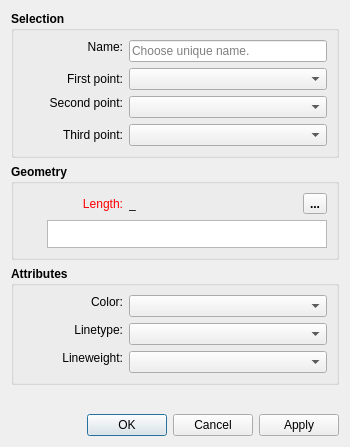
<?xml version="1.0" encoding="UTF-8"?>
<ui version="4.0">
 <class>DialogShoulderPoint</class>
 <widget class="QDialog" name="DialogShoulderPoint">
  <property name="geometry">
   <rect>
    <x>0</x>
    <y>0</y>
    <width>350</width>
    <height>447</height>
   </rect>
  </property>
  <property name="minimumSize">
   <size>
    <width>270</width>
    <height>0</height>
   </size>
  </property>
  <property name="windowTitle">
   <string>Point - Length to Line</string>
  </property>
  <property name="windowIcon">
   <iconset resource="../../../vmisc/share/resources/icon.qrc">
    <normaloff>:/icon/64x64/icon64x64.png</normaloff>:/icon/64x64/icon64x64.png</iconset>
  </property>
  <property name="locale">
   <locale language="English" country="UnitedStates"/>
  </property>
  <layout class="QVBoxLayout" name="verticalLayout_4">
   <item>
    <widget class="QGroupBox" name="selection_GroupBox">
     <property name="sizePolicy">
      <sizepolicy hsizetype="Expanding" vsizetype="Preferred">
       <horstretch>0</horstretch>
       <verstretch>0</verstretch>
      </sizepolicy>
     </property>
     <property name="font">
      <font>
       <pointsize>9</pointsize>
       <bold>true</bold>
      </font>
     </property>
     <property name="title">
      <string>Selection</string>
     </property>
     <layout class="QVBoxLayout" name="verticalLayout">
      <item>
       <layout class="QFormLayout" name="formLayout">
        <property name="fieldGrowthPolicy">
         <enum>QFormLayout::ExpandingFieldsGrow</enum>
        </property>
        <property name="labelAlignment">
         <set>Qt::AlignRight|Qt::AlignTrailing|Qt::AlignVCenter</set>
        </property>
        <item row="0" column="0">
         <widget class="QLabel" name="labelEditNamePoint">
          <property name="sizePolicy">
           <sizepolicy hsizetype="Fixed" vsizetype="Fixed">
            <horstretch>0</horstretch>
            <verstretch>0</verstretch>
           </sizepolicy>
          </property>
          <property name="minimumSize">
           <size>
            <width>100</width>
            <height>0</height>
           </size>
          </property>
          <property name="font">
           <font>
            <pointsize>9</pointsize>
            <bold>false</bold>
           </font>
          </property>
          <property name="text">
           <string>Name:</string>
          </property>
          <property name="alignment">
           <set>Qt::AlignRight|Qt::AlignTrailing|Qt::AlignVCenter</set>
          </property>
         </widget>
        </item>
        <item row="0" column="1">
         <widget class="QLineEdit" name="lineEditNamePoint">
          <property name="minimumSize">
           <size>
            <width>80</width>
            <height>0</height>
           </size>
          </property>
          <property name="font">
           <font>
            <pointsize>9</pointsize>
            <bold>false</bold>
           </font>
          </property>
          <property name="toolTip">
           <string>Unique name</string>
          </property>
          <property name="placeholderText">
           <string>Choose unique name.</string>
          </property>
         </widget>
        </item>
        <item row="1" column="0">
         <widget class="QLabel" name="labelFirstPoint">
          <property name="sizePolicy">
           <sizepolicy hsizetype="Preferred" vsizetype="Preferred">
            <horstretch>0</horstretch>
            <verstretch>0</verstretch>
           </sizepolicy>
          </property>
          <property name="minimumSize">
           <size>
            <width>100</width>
            <height>0</height>
           </size>
          </property>
          <property name="font">
           <font>
            <pointsize>9</pointsize>
            <bold>false</bold>
           </font>
          </property>
          <property name="text">
           <string>First point:</string>
          </property>
          <property name="alignment">
           <set>Qt::AlignRight|Qt::AlignTrailing|Qt::AlignVCenter</set>
          </property>
         </widget>
        </item>
        <item row="1" column="1">
         <widget class="QComboBox" name="comboBoxP1Line">
          <property name="sizePolicy">
           <sizepolicy hsizetype="Expanding" vsizetype="Fixed">
            <horstretch>0</horstretch>
            <verstretch>0</verstretch>
           </sizepolicy>
          </property>
          <property name="minimumSize">
           <size>
            <width>80</width>
            <height>0</height>
           </size>
          </property>
          <property name="font">
           <font>
            <pointsize>9</pointsize>
            <bold>false</bold>
           </font>
          </property>
         </widget>
        </item>
        <item row="2" column="0">
         <widget class="QLabel" name="labelSecondPoint">
          <property name="sizePolicy">
           <sizepolicy hsizetype="Preferred" vsizetype="Fixed">
            <horstretch>0</horstretch>
            <verstretch>0</verstretch>
           </sizepolicy>
          </property>
          <property name="minimumSize">
           <size>
            <width>100</width>
            <height>0</height>
           </size>
          </property>
          <property name="font">
           <font>
            <pointsize>9</pointsize>
            <bold>false</bold>
           </font>
          </property>
          <property name="text">
           <string>Second point:</string>
          </property>
          <property name="alignment">
           <set>Qt::AlignRight|Qt::AlignTrailing|Qt::AlignVCenter</set>
          </property>
         </widget>
        </item>
        <item row="2" column="1">
         <widget class="QComboBox" name="comboBoxP2Line">
          <property name="sizePolicy">
           <sizepolicy hsizetype="Expanding" vsizetype="Fixed">
            <horstretch>0</horstretch>
            <verstretch>0</verstretch>
           </sizepolicy>
          </property>
          <property name="minimumSize">
           <size>
            <width>80</width>
            <height>0</height>
           </size>
          </property>
          <property name="font">
           <font>
            <pointsize>9</pointsize>
            <bold>false</bold>
           </font>
          </property>
         </widget>
        </item>
        <item row="3" column="0">
         <widget class="QLabel" name="labelThirdPoint">
          <property name="sizePolicy">
           <sizepolicy hsizetype="Preferred" vsizetype="Preferred">
            <horstretch>0</horstretch>
            <verstretch>0</verstretch>
           </sizepolicy>
          </property>
          <property name="minimumSize">
           <size>
            <width>100</width>
            <height>0</height>
           </size>
          </property>
          <property name="font">
           <font>
            <pointsize>9</pointsize>
            <bold>false</bold>
           </font>
          </property>
          <property name="text">
           <string>Third point:</string>
          </property>
          <property name="alignment">
           <set>Qt::AlignRight|Qt::AlignTrailing|Qt::AlignVCenter</set>
          </property>
         </widget>
        </item>
        <item row="3" column="1">
         <widget class="QComboBox" name="comboBoxP3">
          <property name="sizePolicy">
           <sizepolicy hsizetype="Expanding" vsizetype="Fixed">
            <horstretch>0</horstretch>
            <verstretch>0</verstretch>
           </sizepolicy>
          </property>
          <property name="minimumSize">
           <size>
            <width>80</width>
            <height>0</height>
           </size>
          </property>
          <property name="font">
           <font>
            <pointsize>9</pointsize>
            <bold>false</bold>
           </font>
          </property>
         </widget>
        </item>
       </layout>
      </item>
     </layout>
    </widget>
   </item>
   <item>
    <widget class="QGroupBox" name="geometry_GroupBox">
     <property name="sizePolicy">
      <sizepolicy hsizetype="Expanding" vsizetype="Preferred">
       <horstretch>0</horstretch>
       <verstretch>0</verstretch>
      </sizepolicy>
     </property>
     <property name="font">
      <font>
       <pointsize>9</pointsize>
       <bold>true</bold>
      </font>
     </property>
     <property name="title">
      <string>Geometry</string>
     </property>
     <layout class="QVBoxLayout" name="verticalLayout_2">
      <item>
       <layout class="QHBoxLayout" name="horizontalLayout_2">
        <item alignment="Qt::AlignLeft">
         <widget class="QLabel" name="labelEditFormula">
          <property name="sizePolicy">
           <sizepolicy hsizetype="Fixed" vsizetype="Preferred">
            <horstretch>0</horstretch>
            <verstretch>0</verstretch>
           </sizepolicy>
          </property>
          <property name="minimumSize">
           <size>
            <width>100</width>
            <height>0</height>
           </size>
          </property>
          <property name="palette">
           <palette>
            <active>
             <colorrole role="WindowText">
              <brush brushstyle="SolidPattern">
               <color alpha="255">
                <red>255</red>
                <green>0</green>
                <blue>0</blue>
               </color>
              </brush>
             </colorrole>
            </active>
            <inactive>
             <colorrole role="WindowText">
              <brush brushstyle="SolidPattern">
               <color alpha="255">
                <red>255</red>
                <green>0</green>
                <blue>0</blue>
               </color>
              </brush>
             </colorrole>
            </inactive>
            <disabled>
             <colorrole role="WindowText">
              <brush brushstyle="SolidPattern">
               <color alpha="255">
                <red>159</red>
                <green>158</green>
                <blue>158</blue>
               </color>
              </brush>
             </colorrole>
            </disabled>
           </palette>
          </property>
          <property name="font">
           <font>
            <pointsize>9</pointsize>
            <bold>false</bold>
           </font>
          </property>
          <property name="text">
           <string>Length:</string>
          </property>
          <property name="alignment">
           <set>Qt::AlignRight|Qt::AlignTrailing|Qt::AlignVCenter</set>
          </property>
         </widget>
        </item>
        <item>
         <widget class="QLabel" name="labelResultCalculation">
          <property name="sizePolicy">
           <sizepolicy hsizetype="Fixed" vsizetype="Preferred">
            <horstretch>0</horstretch>
            <verstretch>0</verstretch>
           </sizepolicy>
          </property>
          <property name="minimumSize">
           <size>
            <width>85</width>
            <height>0</height>
           </size>
          </property>
          <property name="font">
           <font>
            <pointsize>9</pointsize>
            <bold>false</bold>
           </font>
          </property>
          <property name="toolTip">
           <string>Value</string>
          </property>
          <property name="text">
           <string notr="true">_</string>
          </property>
         </widget>
        </item>
        <item>
         <spacer name="horizontalSpacer">
          <property name="orientation">
           <enum>Qt::Horizontal</enum>
          </property>
          <property name="sizeHint" stdset="0">
           <size>
            <width>10</width>
            <height>20</height>
           </size>
          </property>
         </spacer>
        </item>
        <item alignment="Qt::AlignRight">
         <widget class="QToolButton" name="toolButtonExprLength">
          <property name="toolTip">
           <string>Formula wizard</string>
          </property>
          <property name="text">
           <string notr="true">...</string>
          </property>
          <property name="icon">
           <iconset resource="../../../vmisc/share/resources/icon.qrc">
            <normaloff>:/icon/24x24/fx.png</normaloff>:/icon/24x24/fx.png</iconset>
          </property>
          <property name="iconSize">
           <size>
            <width>24</width>
            <height>24</height>
           </size>
          </property>
         </widget>
        </item>
       </layout>
      </item>
      <item>
       <layout class="QHBoxLayout" name="horizontalLayout_formula">
        <item>
         <widget class="QPushButton" name="pushButtonGrowLength">
          <property name="maximumSize">
           <size>
            <width>18</width>
            <height>18</height>
           </size>
          </property>
          <property name="sizeIncrement">
           <size>
            <width>0</width>
            <height>0</height>
           </size>
          </property>
          <property name="toolTip">
           <string>&lt;html&gt;&lt;head/&gt;&lt;body&gt;&lt;p&gt;Show full calculation in message box&lt;/p&gt;&lt;/body&gt;&lt;/html&gt;</string>
          </property>
          <property name="text">
           <string notr="true"/>
          </property>
          <property name="icon">
           <iconset theme="go-down">
            <normaloff>.</normaloff>.</iconset>
          </property>
          <property name="iconSize">
           <size>
            <width>16</width>
            <height>16</height>
           </size>
          </property>
          <property name="flat">
           <bool>true</bool>
          </property>
         </widget>
        </item>
        <item>
         <widget class="QPlainTextEdit" name="plainTextEditFormula">
          <property name="sizePolicy">
           <sizepolicy hsizetype="Expanding" vsizetype="Preferred">
            <horstretch>0</horstretch>
            <verstretch>0</verstretch>
           </sizepolicy>
          </property>
          <property name="maximumSize">
           <size>
            <width>16777215</width>
            <height>28</height>
           </size>
          </property>
          <property name="font">
           <font>
            <pointsize>9</pointsize>
            <bold>false</bold>
           </font>
          </property>
          <property name="toolTip">
           <string>Calculation</string>
          </property>
          <property name="tabChangesFocus">
           <bool>true</bool>
          </property>
         </widget>
        </item>
       </layout>
      </item>
     </layout>
    </widget>
   </item>
   <item>
    <widget class="QGroupBox" name="attributes_GroupBox_2">
     <property name="minimumSize">
      <size>
       <width>240</width>
       <height>0</height>
      </size>
     </property>
     <property name="font">
      <font>
       <pointsize>9</pointsize>
       <bold>true</bold>
      </font>
     </property>
     <property name="title">
      <string>Attributes</string>
     </property>
     <layout class="QVBoxLayout" name="verticalLayout_3">
      <item>
       <layout class="QFormLayout" name="formLayout_2">
        <property name="labelAlignment">
         <set>Qt::AlignRight|Qt::AlignTrailing|Qt::AlignVCenter</set>
        </property>
        <item row="1" column="0">
         <widget class="QLabel" name="lineType_Label">
          <property name="sizePolicy">
           <sizepolicy hsizetype="MinimumExpanding" vsizetype="Fixed">
            <horstretch>0</horstretch>
            <verstretch>0</verstretch>
           </sizepolicy>
          </property>
          <property name="minimumSize">
           <size>
            <width>100</width>
            <height>0</height>
           </size>
          </property>
          <property name="maximumSize">
           <size>
            <width>16777215</width>
            <height>16777215</height>
           </size>
          </property>
          <property name="font">
           <font>
            <pointsize>9</pointsize>
            <bold>false</bold>
           </font>
          </property>
          <property name="text">
           <string>Linetype:</string>
          </property>
          <property name="alignment">
           <set>Qt::AlignRight|Qt::AlignTrailing|Qt::AlignVCenter</set>
          </property>
         </widget>
        </item>
        <item row="1" column="1">
         <widget class="LineTypeComboBox" name="lineType_ComboBox">
          <property name="sizePolicy">
           <sizepolicy hsizetype="Expanding" vsizetype="Fixed">
            <horstretch>0</horstretch>
            <verstretch>0</verstretch>
           </sizepolicy>
          </property>
          <property name="minimumSize">
           <size>
            <width>80</width>
            <height>0</height>
           </size>
          </property>
          <property name="maximumSize">
           <size>
            <width>16777215</width>
            <height>16777215</height>
           </size>
          </property>
          <property name="font">
           <font>
            <pointsize>9</pointsize>
            <bold>false</bold>
           </font>
          </property>
         </widget>
        </item>
        <item row="2" column="0">
         <widget class="QLabel" name="lineWeight_Label">
          <property name="sizePolicy">
           <sizepolicy hsizetype="MinimumExpanding" vsizetype="Fixed">
            <horstretch>0</horstretch>
            <verstretch>0</verstretch>
           </sizepolicy>
          </property>
          <property name="minimumSize">
           <size>
            <width>100</width>
            <height>0</height>
           </size>
          </property>
          <property name="maximumSize">
           <size>
            <width>16777215</width>
            <height>16777215</height>
           </size>
          </property>
          <property name="font">
           <font>
            <pointsize>9</pointsize>
            <bold>false</bold>
           </font>
          </property>
          <property name="text">
           <string>Lineweight:</string>
          </property>
          <property name="alignment">
           <set>Qt::AlignRight|Qt::AlignTrailing|Qt::AlignVCenter</set>
          </property>
         </widget>
        </item>
        <item row="2" column="1">
         <widget class="LineWeightComboBox" name="lineWeight_ComboBox">
          <property name="sizePolicy">
           <sizepolicy hsizetype="Expanding" vsizetype="Fixed">
            <horstretch>0</horstretch>
            <verstretch>0</verstretch>
           </sizepolicy>
          </property>
          <property name="minimumSize">
           <size>
            <width>80</width>
            <height>0</height>
           </size>
          </property>
          <property name="font">
           <font>
            <pointsize>9</pointsize>
            <bold>false</bold>
           </font>
          </property>
         </widget>
        </item>
        <item row="0" column="0">
         <widget class="QLabel" name="lineColor_Label">
          <property name="sizePolicy">
           <sizepolicy hsizetype="MinimumExpanding" vsizetype="Fixed">
            <horstretch>0</horstretch>
            <verstretch>0</verstretch>
           </sizepolicy>
          </property>
          <property name="minimumSize">
           <size>
            <width>100</width>
            <height>0</height>
           </size>
          </property>
          <property name="maximumSize">
           <size>
            <width>16777215</width>
            <height>16777215</height>
           </size>
          </property>
          <property name="font">
           <font>
            <pointsize>9</pointsize>
            <bold>false</bold>
           </font>
          </property>
          <property name="text">
           <string>Color:</string>
          </property>
          <property name="alignment">
           <set>Qt::AlignRight|Qt::AlignTrailing|Qt::AlignVCenter</set>
          </property>
         </widget>
        </item>
        <item row="0" column="1">
         <widget class="ColorComboBox" name="lineColor_ComboBox">
          <property name="sizePolicy">
           <sizepolicy hsizetype="Expanding" vsizetype="Fixed">
            <horstretch>0</horstretch>
            <verstretch>0</verstretch>
           </sizepolicy>
          </property>
          <property name="minimumSize">
           <size>
            <width>80</width>
            <height>0</height>
           </size>
          </property>
          <property name="font">
           <font>
            <pointsize>9</pointsize>
            <bold>false</bold>
           </font>
          </property>
         </widget>
        </item>
       </layout>
      </item>
     </layout>
    </widget>
   </item>
   <item>
    <spacer name="verticalSpacer">
     <property name="orientation">
      <enum>Qt::Vertical</enum>
     </property>
     <property name="sizeHint" stdset="0">
      <size>
       <width>20</width>
       <height>59</height>
      </size>
     </property>
    </spacer>
   </item>
   <item>
    <widget class="QDialogButtonBox" name="buttonBox">
     <property name="font">
      <font>
       <pointsize>9</pointsize>
      </font>
     </property>
     <property name="orientation">
      <enum>Qt::Horizontal</enum>
     </property>
     <property name="standardButtons">
      <set>QDialogButtonBox::Apply|QDialogButtonBox::Cancel|QDialogButtonBox::Ok</set>
     </property>
    </widget>
   </item>
  </layout>
 </widget>
 <customwidgets>
  <customwidget>
   <class>ColorComboBox</class>
   <extends>QComboBox</extends>
   <header location="global">color_combobox.h</header>
  </customwidget>
  <customwidget>
   <class>LineTypeComboBox</class>
   <extends>QComboBox</extends>
   <header location="global">linetype_combobox.h</header>
  </customwidget>
  <customwidget>
   <class>LineWeightComboBox</class>
   <extends>QComboBox</extends>
   <header location="global">lineweight_combobox.h</header>
  </customwidget>
 </customwidgets>
 <tabstops>
  <tabstop>plainTextEditFormula</tabstop>
  <tabstop>lineEditNamePoint</tabstop>
  <tabstop>comboBoxP1Line</tabstop>
  <tabstop>comboBoxP2Line</tabstop>
  <tabstop>comboBoxP3</tabstop>
 </tabstops>
 <resources>
  <include location="../../../vmisc/share/resources/icon.qrc"/>
 </resources>
 <connections>
  <connection>
   <sender>buttonBox</sender>
   <signal>accepted()</signal>
   <receiver>DialogShoulderPoint</receiver>
   <slot>accept()</slot>
   <hints>
    <hint type="sourcelabel">
     <x>248</x>
     <y>254</y>
    </hint>
    <hint type="destinationlabel">
     <x>157</x>
     <y>274</y>
    </hint>
   </hints>
  </connection>
  <connection>
   <sender>buttonBox</sender>
   <signal>rejected()</signal>
   <receiver>DialogShoulderPoint</receiver>
   <slot>reject()</slot>
   <hints>
    <hint type="sourcelabel">
     <x>316</x>
     <y>260</y>
    </hint>
    <hint type="destinationlabel">
     <x>286</x>
     <y>274</y>
    </hint>
   </hints>
  </connection>
 </connections>
</ui>
